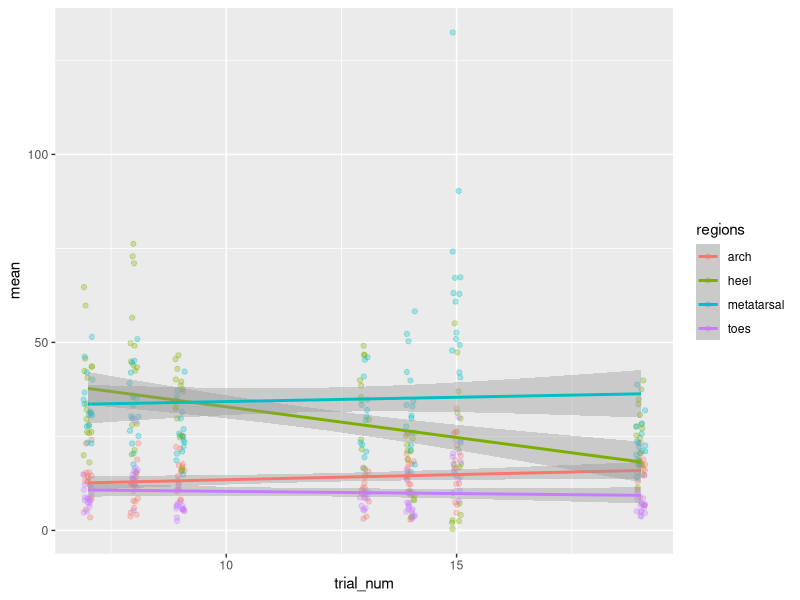

The R script that drew this image:
## ---- chunk 1
library(tidyverse)
library(here)
## ---- chunk 2
#importing data
df <- read.csv(here("data","per_ppt_step_mass_per_region.csv"))

#we are separating the trial number from the trial column
df <- df %>% mutate(trial_num=as.numeric(str_sub(trials,6,7))) %>% #making sure the data is numeric
  subset(select=-c(trials)) #getting rid of trials column, now that it is useless

#plotting data
p <- ggplot(df,aes(x=trial_num,y=mean,color=regions))
p+geom_jitter(height=0,width=0.1,alpha=0.3)+geom_smooth(formula=y~x,method=lm)
